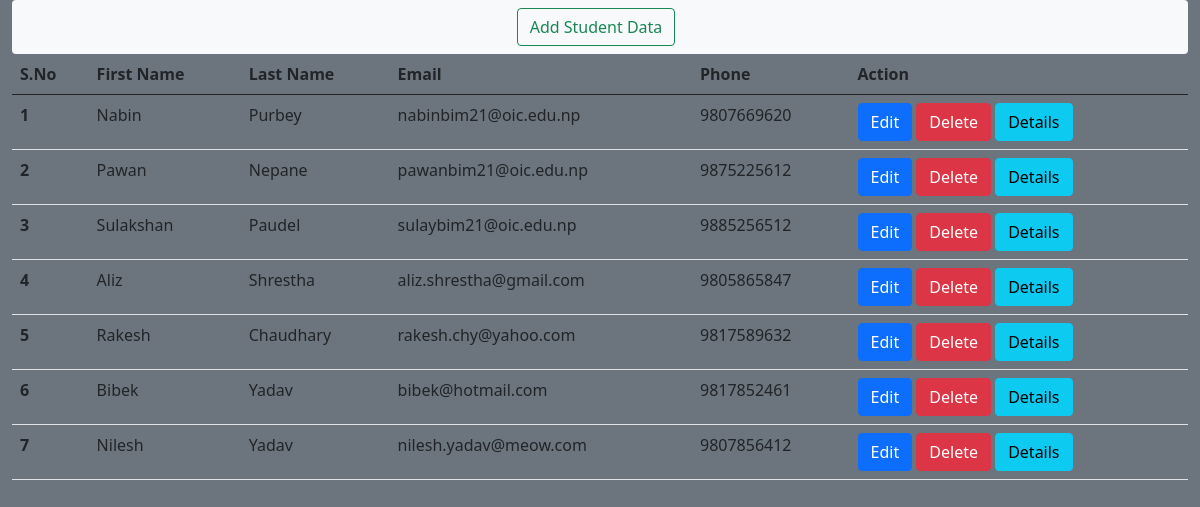
Before: / with the older database file.
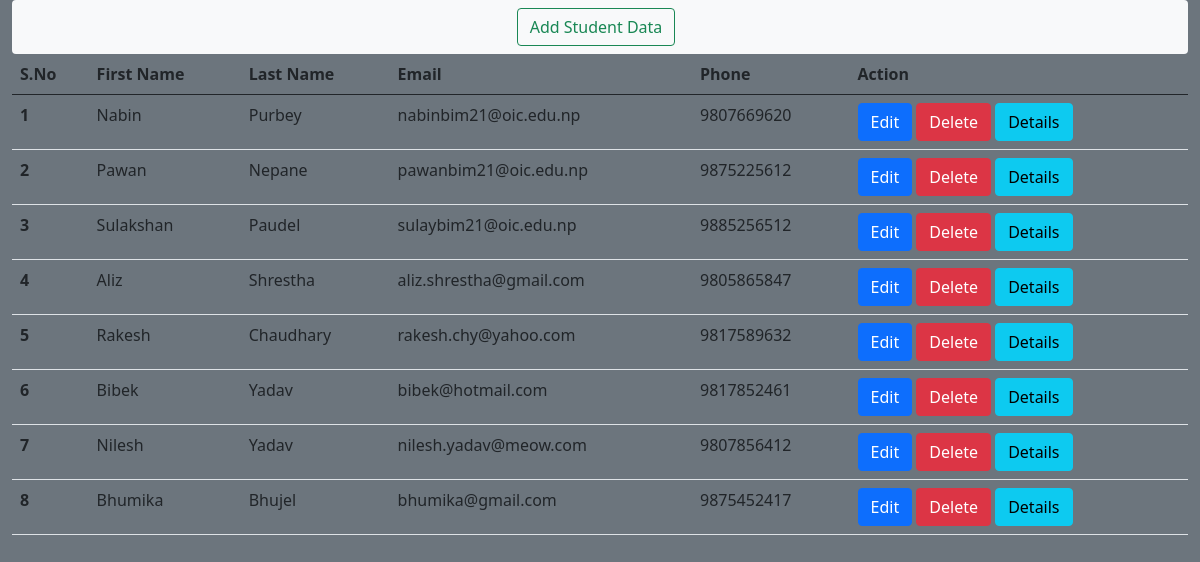
After: the same page with the newer database file.
### database/models.py (models this page shows)
class Student(models.Model):
    first_name = models.CharField(max_length=20)
    last_name = models.CharField(max_length=20)
    email = models.EmailField()
    phone_number = models.CharField(max_length=20)

### djangoProject/views.py (the view)
# urls.py: 2. Add a URL to urlpatterns:  path('', views.home, name='home')
def home(request):
    data = Student.objects.all()
    return render(request, 'home.html', {'data':data})

### templates/home.html (shortened to what this page needs)
<!DOCTYPE html>
<html lang="en">
<head>
    <link rel="stylesheet" href="/static/bootstrap/css/bootstrap.css">
</head>
<body class="container-fluid bg-secondary">
<nav class="navbar navbar-light bg-light rounded">
  <form class="container-fluid justify-content-center">
    <a class="btn btn-outline-success me-2" href="add/">Add Student Data</a>
  </form>
</nav>
<table class="table table-hover">
  <thead>
  <tr>
      <th>S.No</th>
      <th>First Name</th>
      <th>Last Name</th>
      <th>Email</th>
      <th>Phone</th>
      <th>Action</th>
  </tr>
  </thead>
    <tbody>
    {% for datum in data %}
    <tr>
    <tH>{{ forloop.counter }}</tH>
    <td>{{ datum.first_name }}</td>
    <td>{{ datum.last_name }}</td>
    <td>{{ datum.email }}</td>
    <td>{{ datum.phone_number }}</td>
    <td>
        <a class="btn btn-primary" href="/edit/?id={{ datum.id }}" name="edit">Edit</a>
        <a class="btn btn-danger" href="#">Delete</a>
        <a class="btn btn-info" href="#">Details</a>
    </td>
    </tr>
    {% endfor %}
    </tbody>
</table>
</body>
</html>

Changed rows visible on the page:
added Student: first_name "Bhumika", last_name "Bhujel", email "bhumika@gmail.com", phone_number "9875452417"
